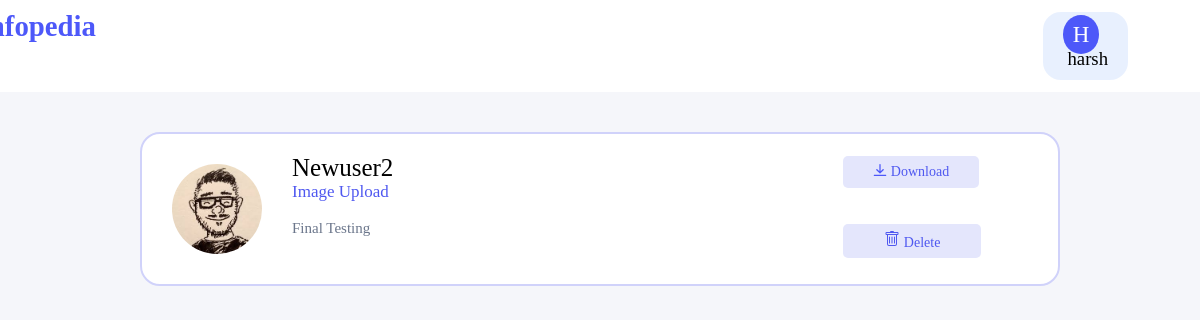
The page /post/13/ (signed in) on the database its author committed.
### blog/models.py (models this page shows, shortened)
class Post(models.Model):
	title = models.CharField(max_length=100,name='title')
	file = models.FileField(null=True,blank=True,upload_to='Files',name='file')
	content = models.TextField(name='content')
	date_posted = models.DateTimeField(default=timezone.now)
	author = models.ForeignKey(User, on_delete=models.CASCADE)

### users/models.py (models this page shows, shortened)
class Profile(models.Model):
    user = models.OneToOneField(User, on_delete=models.CASCADE)
    image = models.ImageField(default='default.jpg', upload_to='profile_pics')

### blog/views.py (the view)
# urls.py: path('post/<int:pk>/', PostDetailView.as_view(), name='post-detail'),
class PostDetailView(DetailView):
    model = Post
    template_name = 'blog/post_detail.html'

### blog/templates/blog/post_detail.html (shortened to what this page needs)
{% extends "blog/base.html" %}
{% block content %}
<div class="home">
    <div>
        <a href="{{ object.author.profile.image.url }} " target="_blank"> <img class="image" src="{{ object.author.profile.image.url }}  "></a>
    </div>
    <div class="details">
        <text class="items itmes1">{{ object.author }}</text>
        <br>
        <text class="items itmes2">{{ post.title }}</text>
        <br><br>
        <text class="items itmes3">{{ post.content }}</text>
        <br>
    </div>
    <div class="downl">
        {% if post.file %}
        <a href="{{ object.file.url }}" >
        <button class="btnss" type="submit" name="Downalod">
            Download
        </button></a><br><br><br>
        {% endif %}
        <a href="{% url 'post-delete' object.id %}">
        <button class="delbtnss" type="submit" name="Delete">
            Delete
        </button></a>
    </div>
{% endblock content %}

### blog/templates/blog/base.html (shortened to what this page needs)
{% load static %}
<html>
<html lang="en">
<head>
    <link rel="stylesheet" href="{% static 'blog/style.css' %}">
    <link href="https://cdnjs.cloudflare.com/ajax/libs/font-awesome/4.7.0/css/font-awesome.min.css" rel="stylesheet"/>
</head>
<body>
<div class="container">
    <div id="menu">
        <div class="logo"><a class="links" href="{% url 'blog-home' %}">infopedia</a></div>
        {% if user.is_authenticated %}
        <a href="{% url 'profile' %} ">
            <div class="menu-item round-bttn">
                <span class="circle">{{ user.username.0|title }}</span> &nbsp;{{ user.username }}
            </div>
        </a>
        {% endif %}
    </div>
</div>
 <div class="container my-bg">
    {% block content %}
    {% endblock  %}
</div>
</body>
</html>

### blog/static/blog/style.css (style rules this page uses)
* { margin:0; padding:0; font-family: 'cera pro', Times, serif; text-decoration: None; }
body { background-color:rgb(245,246,250); }
.circle { border-radius: 50%; padding: 7px 10px; background: #4d58f9; text-align: center; font-size: 23px; color: #fff; }
#menu { margin:0px; display:flex; justify-content: flex-end; background-color: white; font-size: 0.9em; flex-wrap: nowrap; }
.menu-item { text-decoration: None; padding: 23px 13px; font-size: 1.3em; }
.round-bttn { border: 2px solid white; background-color: rgb(232,240,254); border-radius: 20px; padding:10px 20px; margin:10px 70px; cursor: pointer; }
.logo { margin:0px; align-content:start; padding:10px; font-size: 2.0em; font-family:'panchang'; font-weight:Bold; color: #4d58f9; margin-right:950px; height:60%; max-width: 30px; }
.home { margin:40px 140px; background-color:white; border: 2px solid rgb(208,210,250); border-radius:20px; display:flex; }
.image { margin:30px; border-radius:50%; height:90px; width:90px; }
.details { padding:20px 0px 0px 0px; }
.itmes1 { font-size:25px; color:rgb(0,0,0); }
.itmes2 { font-size:17px; color:rgb(79,88,240); }
.itmes3 { color:rgb(107,118,139); font-size:15px; }
.btnss { padding:8px 30px; font-size:14px; background-color:rgb(228,230,252); color:rgb(79,88,240); border:None; border-radius:5px; cursor: pointer; }
.downl { margin: 22px 0px 0px 450px; }
a { color:inherit; text-decoration:None; }
.links { font-family:'panchang'; }
.delbtnss { padding:7px 41px; font-size:14px; background-color:rgb(228,230,252); color:rgb(79,88,240); border:None; border-radius:5px; cursor: pointer; }

### rows shown on the page
Post: author.profile.image (picture), author "Newuser2", title "Image Upload", content "Final Testing"

### other values the page prints
{{ user.username.0|title }} "H"
{{ user.username }} "harsh"
